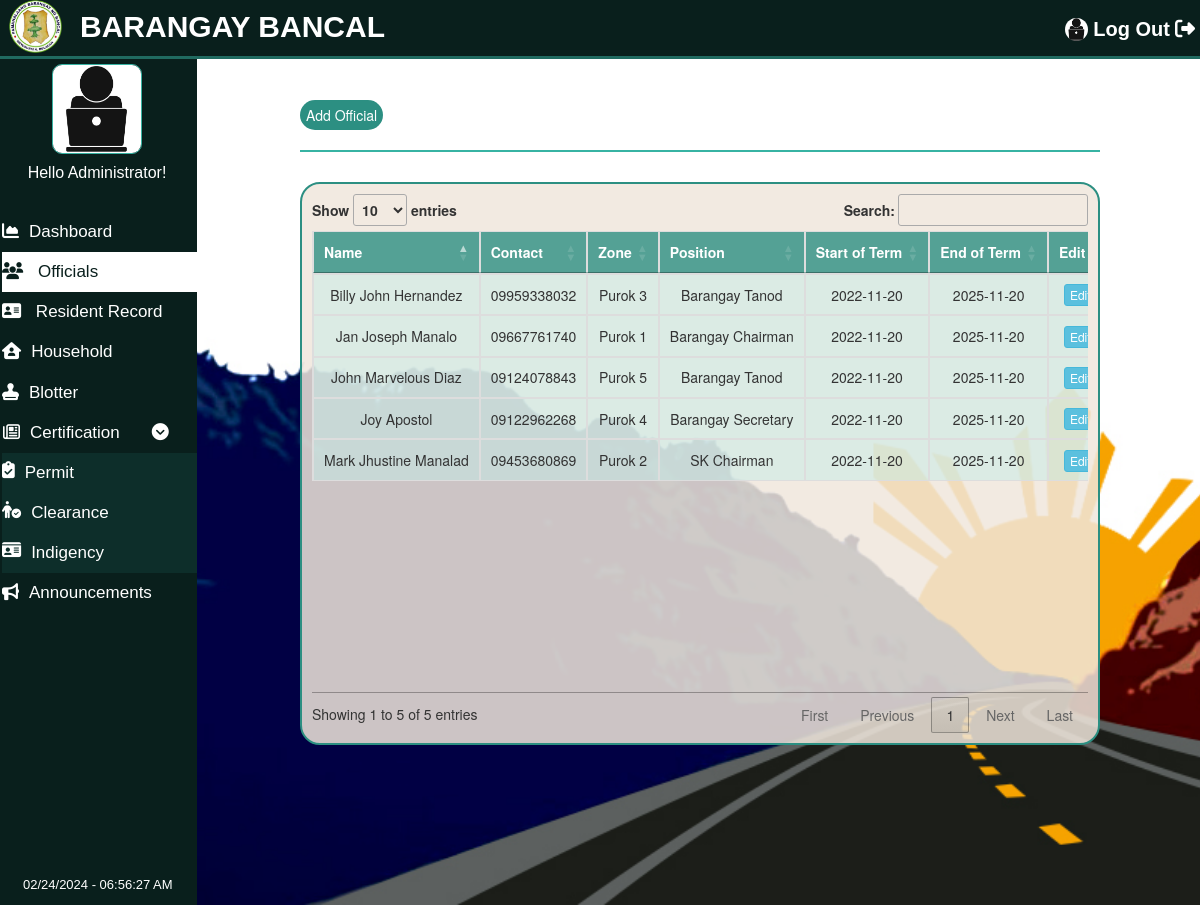
/pages/Officials/Officials.php (signed in), run on the app's committed database.
### tables this page shows
CREATE TABLE `tblofficials` (
  `id` int(11) NOT NULL,
  `name` varchar(100) NOT NULL,
  `contact` varchar(100) NOT NULL,
  `address` varchar(100) NOT NULL,
  `position` varchar(100) NOT NULL,
  `start` date NOT NULL,
  `end` date NOT NULL
);

### pages/Officials/Officials.php (the view, shortened to what this page needs)
<?php
include "config.php";
if(empty($_SESSION['adminid']))
{
    header('Location:../LoginPage/LoginPage.php');
}
else
{
?>
<!DOCTYPE html>
<html lang="en">
<head>
    <link rel="stylesheet" href="../../css/Officials.css">
    <link rel="stylesheet" href="https://cdnjs.cloudflare.com/ajax/libs/font-awesome/6.2.0/css/all.min.css">
    <link rel="stylesheet" href="https://cdnjs.cloudflare.com/ajax/libs/twitter-bootstrap/3.3.7/css/bootstrap.min.css" />
    <link rel="stylesheet" href="https://cdn.datatables.net/1.12.1/css/jquery.dataTables.min.css" />
</head>
<body>
    <div id="navbar" class="navbar-font">
      <a href="../logout_admin.php" id="admin-nav"  ><img src="../../images/admin.png" alt="default profile" id="navbar-pic" >Log Out<i class="fa-solid fa-right-from-bracket" style="margin-left: 5px;"></i></a>
      <a href="../Dashboard/Dashboard.php">
    <img src="../../images/bmsLogo.png" alt="bmsLogo" id="bmsLogo" class="w3-bar-item">
        <h4 id="name">BARANGAY BANCAL </h4> </a>
    </div>
    <div id="sidebar" class="sidebar-font">
    <img src="../../images/admin.png" alt="default profile" id="sidebar-pic" >
        <h4 id="hello">Hello Administrator!</h4>
        <a href="../Dashboard/Dashboard.php" class="dashboard"><i class="fa-solid fa-chart-area"></i>Dashboard</a>
        <a href="../Officials/Officials.php" class="officials active"><i class="fa-solid fa-users"></i> Officials</a>
        <a href="../Residentrecord/Residentrecord.php" class="residentrecord"><i class="fa fa-address-card"></i>    Resident Record</a>
        <a href="../Household/Household.php" class="household"><i class="fa-solid fa-house-user"></i>Household</a>
        <a href="../Blotter/Blotter.php" class="blotter"><i class="fa-solid fa-stamp"></i>Blotter</a>
        <button class="certs"><i class="fa-regular fa-newspaper"></i>Certification<i class="fa-solid fa-circle-chevron-down" style="margin-left: 32px;"></i></button>
        <div id="certs">
        <a href="../Certificates/Certificates.php" class="certs"><i class="fa-solid fa-clipboard-check"></i>Permit</a>
        <a href="../Clearance/Clearance.php" class="certs"><i class="fa-solid fa-person-circle-check"></i>Clearance</a>
        <a href="../Indigency/Indigency.php" class="certs"><i class="fa-solid fa-id-card"></i>Indigency</a>
        </div>
        <a href="../Announcement/Announcement.php" class="announcement"><i class="fa-solid fa-bullhorn"></i>Announcements</a>
        <span id='ct7'  style="color: white;
                               font-size: 13px;
                               position:fixed;
                               bottom:10px;
                               left: 23px;
                               "></span>
    </div>
    <div class="main">
    <button type="submit" id="btn-submit" onclick="openForm()">Add Official</button>
    <hr style="border: 1px solid #37B3A3;">
        <div class="loginPopup">
          <br/>
          <div class="table-responsive text-nowrap" id="table">
          <table id="example" class="table table-bordered table-hover " style="width:100%">
            <thead>
              <th width="200px"class="text-center">Name</th>
              <th width="140px"class="text-center">Contact</th>
              <th width="200px"class="text-center">Zone</th>
              <th width="130px"class="text-center">Position</th>
              <th width="120px"class="text-center">Start of Term</th>
              <th width="120px"class="text-center">End of Term</th>
              <th width="80px"class="text-center">Edit</th>
            </thead>
            <tbody>
              <?php
                $sql = "SELECT * FROM `tblofficials`";
                $result = mysqli_query($conn, $sql);
                while ($row = mysqli_fetch_assoc($result)) {
                  ?>
                  <tr >
                    <td><?php echo $row['name'] ?></td>
                    <td><?php echo $row['contact'] ?></td>
                    <td><?php echo $row['address'] ?></td>
                    <td><?php echo $row['position'] ?></td>
                    <td><?php echo $row['start'] ?></td>
                    <td><?php echo $row['end'] ?></td>
                    <td>
                    <form action="edit.php" method="post">
                    <input type="submit" class='btn btn-info btn-xs btn-update' name="edit" value="Edit">
                    </td>
                </tr>
                <?php
                }
              ?>
            </tbody>
          </table>
        </div>
        </div>
    </div>
</body>
</html>
<?php
}
?>

### css/Officials.css (style rules this page uses)
body { height: 100%; width: 100%; background-image: url("../images/009.jpg"); background-size: cover; background-repeat: no-repeat; background-attachment: fixed; overflow: hidden; }
#sidebar { background-color: #091f1c; margin: 0; width: 200px; position: fixed; top: 59px; left: -3px; height: 100%; overflow: auto; z-index: 1; }
.navbar-font { font-family: "Century Gothic", CenturyGothic, AppleGothic, sans-serif; font-size: 20px; }
.sidebar-font { font-family: "Century Gothic", CenturyGothic, AppleGothic, sans-serif; font-size: 10px; }
#navbar { max-width: 100%; border-bottom: 3px solid #206a60; position: fixed; left: 0; width: 100%; height: 59px; text-align: right; background-color:#091f1c; top: 0; z-index: 1; }
#name { position: fixed; top: 0px; left: 80px; font-size: 30px; font-weight: 800; color: white; }
#admin-nav { position: relative; top: 15px; right: 5px; font-weight: 800; text-decoration: none; color: white; }
#bmsLogo { height: 55px; width: 55px; position: fixed; top: -1px; left: 8px; }
#sidebar a { text-decoration: none; color: white; display: block; font-size: 17px; margin-left: 5px; padding-top: 8px; padding-bottom: 8px; }
#sidebar i { margin-right: 10px; }
#sidebar a.active { background-color: white; color:#091f1c; }
#hello { text-align: center; font-size: 16px; font-weight: 200; color: white; margin-bottom: 30px; }
.certs { background-color: #091f1c; color: white; border: none; font-size: 17px; height: 40px; width: 100%; text-align: left; }
#certs a { background-color: #0d2e2a; display: flex; }
body { display: grid; grid-template-columns: 200px 1fr; grid-template-areas: "header header" "sidebar main" "sidebar footer"; }
.main { grid-area: main; padding: 100px; overflow-x: auto; }
#btn-submit { height: 30px; border-radius: 20px; background-color: #2C8F82; border: none; color: white; }
.loginPopup { position: relative; text-align: center; width: 100%; margin-top: 70px; }
#table { position: relative; top: -60px; border: 2px solid #2C8F82; padding: 10px; background-color: rgba(240, 231, 220,0.85); border-radius: 20px; }
#table thead { background-color: rgba(44, 143, 130,0.8); color: white; }
#table td { background-color: rgba(195, 236, 231,0.5); }
#sidebar-pic { display: block; margin-left: auto; margin-right: auto; margin-top: 5px; width: 90px; height: 90px; border: 1px solid #37B3A3 ; border-radius: 10px ; }
#navbar-pic { width: 23px; height: 23px; border-radius: 75px; margin-right: 5px; margin-bottom: 3px; }
@media only screen and (min-width: 768px) { body { zoom: 80%; } }
@media only screen and (min-width: 1080px) { body { zoom: 125%; } }
@media only screen and (min-width: 990px) { body { zoom: 100%; } }

### data on the page
tblofficials: name "Jan Joseph Manalo", contact "09667761740", address "Purok 1", position "Barangay Chairman", start "2022-11-20", end "2025-11-20"
tblofficials: name "Mark Jhustine Manalad", contact "09453680869", address "Purok 2", position "SK Chairman", start "2022-11-20", end "2025-11-20"
tblofficials: name "Joy Apostol", contact "09122962268", address "Purok 4", position "Barangay Secretary", start "2022-11-20", end "2025-11-20"
tblofficials: name "Billy John Hernandez", contact "09959338032", address "Purok 3", position "Barangay Tanod", start "2022-11-20", end "2025-11-20"
tblofficials: name "John Marvelous Diaz", contact "09124078843", address "Purok 5", position "Barangay Tanod", start "2022-11-20", end "2025-11-20"
